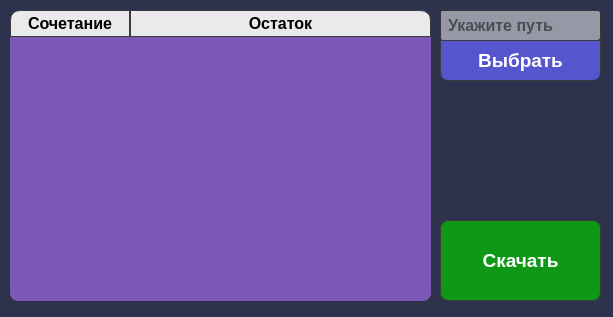
<?xml version="1.0" encoding="UTF-8"?>
<ui version="4.0">
 <class>Dialog</class>
 <widget class="QDialog" name="Dialog">
  <property name="geometry">
   <rect>
    <x>0</x>
    <y>0</y>
    <width>613</width>
    <height>317</height>
   </rect>
  </property>
  <property name="windowTitle">
   <string>MetallOPT</string>
  </property>
  <property name="styleSheet">
   <string notr="true">background-color:rgba(45, 50, 77, 1);</string>
  </property>
  <widget class="QLineEdit" name="path_input">
   <property name="geometry">
    <rect>
     <x>440</x>
     <y>10</y>
     <width>161</width>
     <height>31</height>
    </rect>
   </property>
   <property name="font">
    <font>
     <family>Arial</family>
     <pointsize>12</pointsize>
     <bold>true</bold>
    </font>
   </property>
   <property name="styleSheet">
    <string notr="true">background-color: rgba(255, 255, 255, 0.5);
border-radius: 3px;
border: 1px solid #383838;
color: #000000;
padding: 5px;</string>
   </property>
   <property name="readOnly">
    <bool>true</bool>
   </property>
   <property name="placeholderText">
    <string>Укажите путь</string>
   </property>
  </widget>
  <widget class="QPushButton" name="choose_button">
   <property name="geometry">
    <rect>
     <x>440</x>
     <y>40</y>
     <width>161</width>
     <height>41</height>
    </rect>
   </property>
   <property name="font">
    <font>
     <family>Arial</family>
     <pointsize>14</pointsize>
     <bold>true</bold>
    </font>
   </property>
   <property name="cursor">
    <cursorShape>ArrowCursor</cursorShape>
   </property>
   <property name="styleSheet">
    <string notr="true">QPushButton:hover{
background-color: rgba(10,94,239,0.8);
border: 2px solid #3B3B3B;
}

QPushButton:pressed {
	background-color: rgba(88, 127, 255,0.8);
}
QPushButton{
background-color: rgba(95,94,239,0.8);
border-bottom-right-radius: 8px;
border-bottom-left-radius: 8px;
border: 1px solid #3B3B3B;
color: white;
}</string>
   </property>
   <property name="text">
    <string>Выбрать</string>
   </property>
  </widget>
  <widget class="QPushButton" name="download_button">
   <property name="geometry">
    <rect>
     <x>440</x>
     <y>220</y>
     <width>161</width>
     <height>81</height>
    </rect>
   </property>
   <property name="font">
    <font>
     <family>Arial</family>
     <pointsize>14</pointsize>
     <bold>true</bold>
    </font>
   </property>
   <property name="cursor">
    <cursorShape>ArrowCursor</cursorShape>
   </property>
   <property name="styleSheet">
    <string notr="true">QPushButton:hover{
background-color: rgba(5, 143, 5, 0.8);
border: 2px solid #3B3B3B;
}

QPushButton:pressed {
	background-color: rgba(10, 190, 10, 0.8);
}
QPushButton{
background-color: rgba(7, 177, 7, 0.8);
border-radius: 8px;
border: 1px solid #3B3B3B;
color: white;
}</string>
   </property>
   <property name="text">
    <string>Скачать</string>
   </property>
  </widget>
  <widget class="QTableWidget" name="tableWidget">
   <property name="geometry">
    <rect>
     <x>10</x>
     <y>10</y>
     <width>421</width>
     <height>291</height>
    </rect>
   </property>
   <property name="font">
    <font>
     <family>Arial</family>
     <pointsize>14</pointsize>
    </font>
   </property>
   <property name="autoFillBackground">
    <bool>false</bool>
   </property>
   <property name="styleSheet">
    <string notr="true">QHeaderView::section:last {
        background-color: rgba(255, 255, 255, 0.9);
        color: black;
        border: 1px solid #3B3B3B;
		 border-top-right-radius: 10px;
		padding: 1px;
    }
QHeaderView::section:first {
        background-color: rgba(255, 255, 255, 0.9);
        color: black;
        border: 1px solid #3B3B3B;
		 border-top-left-radius: 10px;
		padding: 1px;
    }
QTableWidget{
background-color:rgba(123, 88, 182, 1);
border-radius: 8px;
color: white;
}</string>
   </property>
   <property name="sizeAdjustPolicy">
    <enum>QAbstractScrollArea::AdjustIgnored</enum>
   </property>
   <property name="selectionMode">
    <enum>QAbstractItemView::SingleSelection</enum>
   </property>
   <property name="selectionBehavior">
    <enum>QAbstractItemView::SelectRows</enum>
   </property>
   <property name="verticalScrollMode">
    <enum>QAbstractItemView::ScrollPerPixel</enum>
   </property>
   <property name="horizontalScrollMode">
    <enum>QAbstractItemView::ScrollPerPixel</enum>
   </property>
   <property name="showGrid">
    <bool>true</bool>
   </property>
   <property name="sortingEnabled">
    <bool>false</bool>
   </property>
   <property name="wordWrap">
    <bool>true</bool>
   </property>
   <property name="cornerButtonEnabled">
    <bool>false</bool>
   </property>
   <property name="columnCount">
    <number>2</number>
   </property>
   <attribute name="horizontalHeaderVisible">
    <bool>true</bool>
   </attribute>
   <attribute name="horizontalHeaderCascadingSectionResizes">
    <bool>false</bool>
   </attribute>
   <attribute name="horizontalHeaderMinimumSectionSize">
    <number>32</number>
   </attribute>
   <attribute name="horizontalHeaderDefaultSectionSize">
    <number>120</number>
   </attribute>
   <attribute name="horizontalHeaderShowSortIndicator" stdset="0">
    <bool>true</bool>
   </attribute>
   <attribute name="horizontalHeaderStretchLastSection">
    <bool>true</bool>
   </attribute>
   <attribute name="verticalHeaderVisible">
    <bool>false</bool>
   </attribute>
   <attribute name="verticalHeaderCascadingSectionResizes">
    <bool>true</bool>
   </attribute>
   <attribute name="verticalHeaderHighlightSections">
    <bool>true</bool>
   </attribute>
   <column>
    <property name="text">
     <string>Сочетание</string>
    </property>
    <property name="font">
     <font>
      <family>Arial</family>
      <pointsize>12</pointsize>
      <bold>true</bold>
     </font>
    </property>
    <property name="background">
     <color>
      <red>255</red>
      <green>255</green>
      <blue>255</blue>
     </color>
    </property>
   </column>
   <column>
    <property name="text">
     <string>Остаток</string>
    </property>
    <property name="font">
     <font>
      <family>Arial</family>
      <pointsize>12</pointsize>
      <bold>true</bold>
     </font>
    </property>
   </column>
  </widget>
 </widget>
 <resources/>
 <connections/>
</ui>
